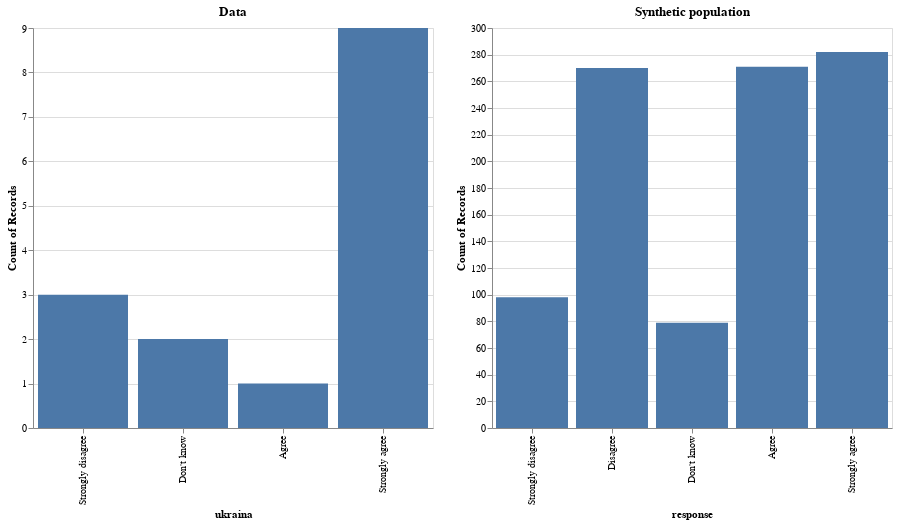

Source (notebook cell):
### Code cell
f_data = data.query(fquery)

p1 = alt.Chart(f_data, title='Data').mark_bar().encode(
    x=alt.X(dependent_col).sort(cats),
    y='count()',
).properties(
    width=400,
    height=400
)

p2 = alt.Chart(f_df.sample(1000), title='Synthetic population').mark_bar().encode(
    x=alt.X('response').sort(cats),
    y='count()',
).properties(
    width=400,
    height=400
)

p1 | p2

### Figure 1 — Vega-Lite specification as saved in the notebook (floating-point values rounded to 4 significant figures; data arrays with more than 128 entries replaced by an {"elided": "..."} marker saying what was removed)
{"config": {"view": {"continuousWidth": 300, "continuousHeight": 300}}, "hconcat": [{"data": {"name": "data-3579d23f2ea9d559b7ad3c60145d7b7a"}, "mark": {"type": "bar"}, "encoding": {"x": {"field": "ukraina", "sort": ["Strongly disagree", "Disagree", "Don't know", "Agree", "Strongly agree"], "type": "ordinal"}, "y": {"aggregate": "count", "type": "quantitative"}}, "height": 400, "title": "Data", "width": 400}, {"data": {"name": "data-67489c0bbf4028742ef8c961d11f117c"}, "mark": {"type": "bar"}, "encoding": {"x": {"field": "response", "sort": ["Strongly disagree", "Disagree", "Don't know", "Agree", "Strongly agree"], "type": "ordinal"}, "y": {"aggregate": "count", "type": "quantitative"}}, "height": 400, "title": "Synthetic population", "width": 400}], "$schema": "https://vega.github.io/schema/vega-lite/v5.20.1.json", "datasets": {"data-3579d23f2ea9d559b7ad3c60145d7b7a": [{"age_group": "65-74", "education": "Higher education", "gender": "Male", "nationality": "Other", "urban_rural": "Urban", "electoral_district": "Ida-Virumaa", "citizen": true, "ukraina": "Don't know", "e-valimised": "Don't know", "sündimus": "Strongly agree", "kooselu": "Disagree", "sisseränne": "Don't know", "valitsus": "Don't trust at all", "riigikogu": "Rather not trust", "ajakirjandus": "Rather not trust", "party_preference": "Undecided", "vote_power": "Rather not", "interest": "Somewhat"}, {"age_group": "75+", "education": "Higher education", "gender": "Male", "nationality": "Other", "urban_rural": "Tallinn", "electoral_district": "Haabersti, Põhja-Tallinn ja Kristiine", "citizen": true, "ukraina": "Strongly agree", "e-valimised": "Strongly agree", "sündimus": "Strongly agree", "kooselu": "Disagree", "sisseränne": "Strongly agree", "valitsus": "Rather not trust", "riigikogu": "Rather not trust", "ajakirjandus": "Don't trust at all", "party_preference": "Keskerakond", "vote_power": "Rather not", "interest": "Somewhat"}, {"age_group": "65-74", "education": "Higher education", "gender": "Male", "nationality": "Other", "urban_rural": "Rural", "electoral_district": "Harju- ja Raplamaa", "citizen": true, "ukraina": "Don't know", "e-valimised": "Don't know", "sündimus": "Don't know", "kooselu": "Don't know", "sisseränne": "Don't know", "valitsus": "Rather not trust", "riigikogu": "Rather not trust", "ajakirjandus": "Rather trust", "party_preference": "SDE", "vote_power": "Rather yes", "interest": "Somewhat"}, {"age_group": "75+", "education": "Secondary education", "gender": "Male", "nationality": "Other", "urban_rural": "Tallinn", "electoral_district": "Haabersti, Põhja-Tallinn ja Kristiine", "citizen": true, "ukraina": "Strongly agree", "e-valimised": "Strongly agree", "sündimus": "Agree", "kooselu": "Strongly disagree", "sisseränne": "Disagree", "valitsus": "Don't trust at all", "riigikogu": "Don't trust at all", "ajakirjandus": "Rather not trust", "party_preference": "Keskerakond", "vote_power": "Not at all", "interest": "A lot"}, {"age_group": "65-74", "education": "Higher education", "gender": "Male", "nationality": "Other", "urban_rural": "Urban", "electoral_district": "Tartu linn", "citizen": true, "ukraina": "Strongly agree", "e-valimised": "Agree", "sündimus": "Agree", "kooselu": "Strongly disagree", "sisseränne": "Agree", "valitsus": "Rather not trust", "riigikogu": "Rather not trust", "ajakirjandus": "Don't trust at all", "party_preference": "Keskerakond", "vote_power": "Rather not", "interest": "Somewhat"}, {"age_group": "65-74", "education": "Secondary education", "gender": "Male", "nationality": "Other", "urban_rural": "Small town", "electoral_district": "Lääne-Virumaa", "citizen": true, "ukraina": "Strongly agree", "e-valimised": "Strongly agree", "sündimus": "Disagree", "kooselu": "Strongly disagree", "sisseränne": "Disagree", "valitsus": "Rather not trust", "riigikogu": "Rather not trust", "ajakirjandus": "Don't trust at all", "party_preference": "No party", "vote_power": "Not at all", "interest": "Almost not at all"}, {"age_group": "65-74", "education": "Higher education", "gender": "Male", "nationality": "Other", "urban_rural": "Tallinn", "electoral_district": "Haabersti, Põhja-Tallinn ja Kristiine", "citizen": true, "ukraina": "Strongly agree", "e-valimised": "Strongly agree", "sündimus": "Strongly agree", "kooselu": "Strongly disagree", "sisseränne": "Strongly agree", "valitsus": "Don't trust at all", "riigikogu": "Don't trust at all", "ajakirjandus": "Rather not trust", "party_preference": "Keskerakond", "vote_power": "Rather not", "interest": "A lot"}, {"age_group": "65-74", "education": "Secondary education", "gender": "Male", "nationality": "Other", "urban_rural": "Urban", "electoral_district": "Lääne-Virumaa", "citizen": true, "ukraina": "Strongly disagree", "e-valimised": "Strongly agree", "sündimus": "Disagree", "kooselu": "Strongly disagree", "sisseränne": "Agree", "valitsus": "Don't trust at all", "riigikogu": "Don't trust at all", "ajakirjandus": "Rather not trust", "party_preference": "No party", "vote_power": "Rather not", "interest": "Somewhat"}, {"age_group": "75+", "education": "Higher education", "gender": "Male", "nationality": "Other", "urban_rural": "Tallinn", "electoral_district": "Haabersti, Põhja-Tallinn ja Kristiine", "citizen": true, "ukraina": "Strongly disagree", "e-valimised": "Don't know", "sündimus": "Agree", "kooselu": "Strongly agree", "sisseränne": "Agree", "valitsus": "Rather trust", "riigikogu": "Rather trust", "ajakirjandus": "Rather trust", "party_preference": "Reformierakond", "vote_power": "Rather yes", "interest": "Somewhat"}, {"age_group": "75+", "education": "Higher education", "gender": "Male", "nationality": "Other", "urban_rural": "Tallinn", "electoral_district": "Kesklinn, Lasnamäe ja Pirita", "citizen": true, "ukraina": "Agree", "e-valimised": "Agree", "sündimus": "Agree", "kooselu": "Disagree", "sisseränne": "Disagree", "valitsus": "Rather not trust", "riigikogu": "Rather not trust", "ajakirjandus": "Rather not trust", "party_preference": "Keskerakond", "vote_power": "Not at all", "interest": "A little"}, {"age_group": "65-74", "education": "Secondary education", "gender": "Male", "nationality": "Other", "urban_rural": "Urban", "electoral_district": "Tartu linn", "citizen": true, "ukraina": "Strongly agree", "e-valimised": "Strongly agree", "sündimus": "Strongly agree", "kooselu": "Strongly disagree", "sisseränne": "Strongly disagree", "valitsus": "Don't trust at all", "riigikogu": "Rather not trust", "ajakirjandus": "Rather not trust", "party_preference": "EKRE", "vote_power": "Rather not", "interest": "Somewhat"}, {"age_group": "75+", "education": "Secondary education", "gender": "Male", "nationality": "Other", "urban_rural": "Tallinn", "electoral_district": "Mustamäe ja Nõmme", "citizen": true, "ukraina": "Strongly agree", "e-valimised": "Strongly agree", "sündimus": "Agree", "kooselu": "Strongly disagree", "sisseränne": "Agree", "valitsus": "Don't trust at all", "riigikogu": "Don't trust at all", "ajakirjandus": "Rather not trust", "party_preference": "No party", "vote_power": "Not at all", "interest": "A little"}, {"age_group": "75+", "education": "Higher education", "gender": "Male", "nationality": "Other", "urban_rural": "Tallinn", "electoral_district": "Mustamäe ja Nõmme", "citizen": true, "ukraina": "Strongly agree", "e-valimised": "Strongly agree", "sündimus": "Strongly agree", "kooselu": "Strongly disagree", "sisseränne": "Strongly agree", "valitsus": "Don't trust at all", "riigikogu": "Don't trust at all", "ajakirjandus": "Don't trust at all", "party_preference": "Keskerakond", "vote_power": "Rather not", "interest": "A lot"}, {"age_group": "75+", "education": "Higher education", "gender": "Male", "nationality": "Other", "urban_rural": "Urban", "electoral_district": "Tartu linn", "citizen": true, "ukraina": "Strongly disagree", "e-valimised": "Strongly agree", "sündimus": "Strongly agree", "kooselu": "Strongly agree", "sisseränne": "Strongly agree", "valitsus": "Rather trust", "riigikogu": "Rather trust", "ajakirjandus": "Neither trust nor distrust", "party_preference": "Isamaa", "vote_power": "Rather yes", "interest": "Somewhat"}, {"age_group": "65-74", "education": "Secondary education", "gender": "Male", "nationality": "Other", "urban_rural": "Tallinn", "electoral_district": "Kesklinn, Lasnamäe ja Pirita", "citizen": true, "ukraina": "Strongly agree", "e-valimised": "Strongly agree", "sündimus": "Don't know", "kooselu": "Don't know", "sisseränne": "Agree", "valitsus": "Don't trust at all", "riigikogu": "Don't trust at all", "ajakirjandus": "Don't trust at all", "party_preference": "Keskerakond", "vote_power": "Rather not", "interest": "Somewhat"}], "data-67489c0bbf4028742ef8c961d11f117c": {"elided": "1000 records"}}}
